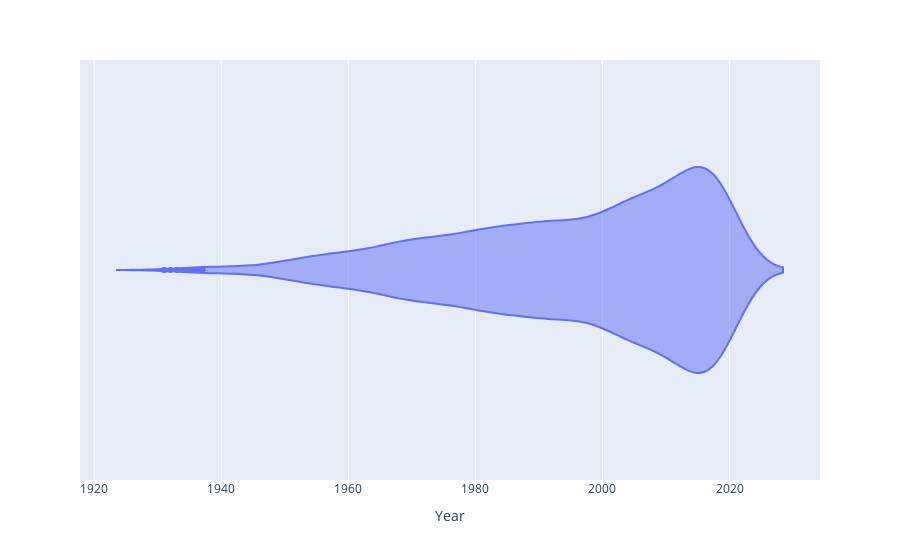

Write notebook code for a chart like this one.
### Code cell
iplot(px.violin(data_frame=data,x="Year"))

### Figure 1 — Plotly figure (JSON) as saved in the notebook; plotly's stock layout.template omitted (floating-point values rounded to 4 significant figures; data arrays with more than 128 entries replaced by an {"elided": "..."} marker saying what was removed)
{"data": [{"alignmentgroup": "True", "box": {"visible": false}, "hovertemplate": "Year=%{x}<extra></extra>", "legendgroup": "", "marker": {"color": "#636efa"}, "name": "", "offsetgroup": "", "orientation": "h", "scalegroup": "True", "showlegend": false, "type": "violin", "x": {"elided": "5657 int values"}, "x0": " ", "xaxis": "x", "y0": " ", "yaxis": "y"}], "layout": {"legend": {"tracegroupgap": 0}, "margin": {"t": 60}, "violinmode": "group", "xaxis": {"anchor": "y", "domain": [0, 1], "title": {"text": "Year"}}, "yaxis": {"anchor": "x", "domain": [0, 1]}}}
